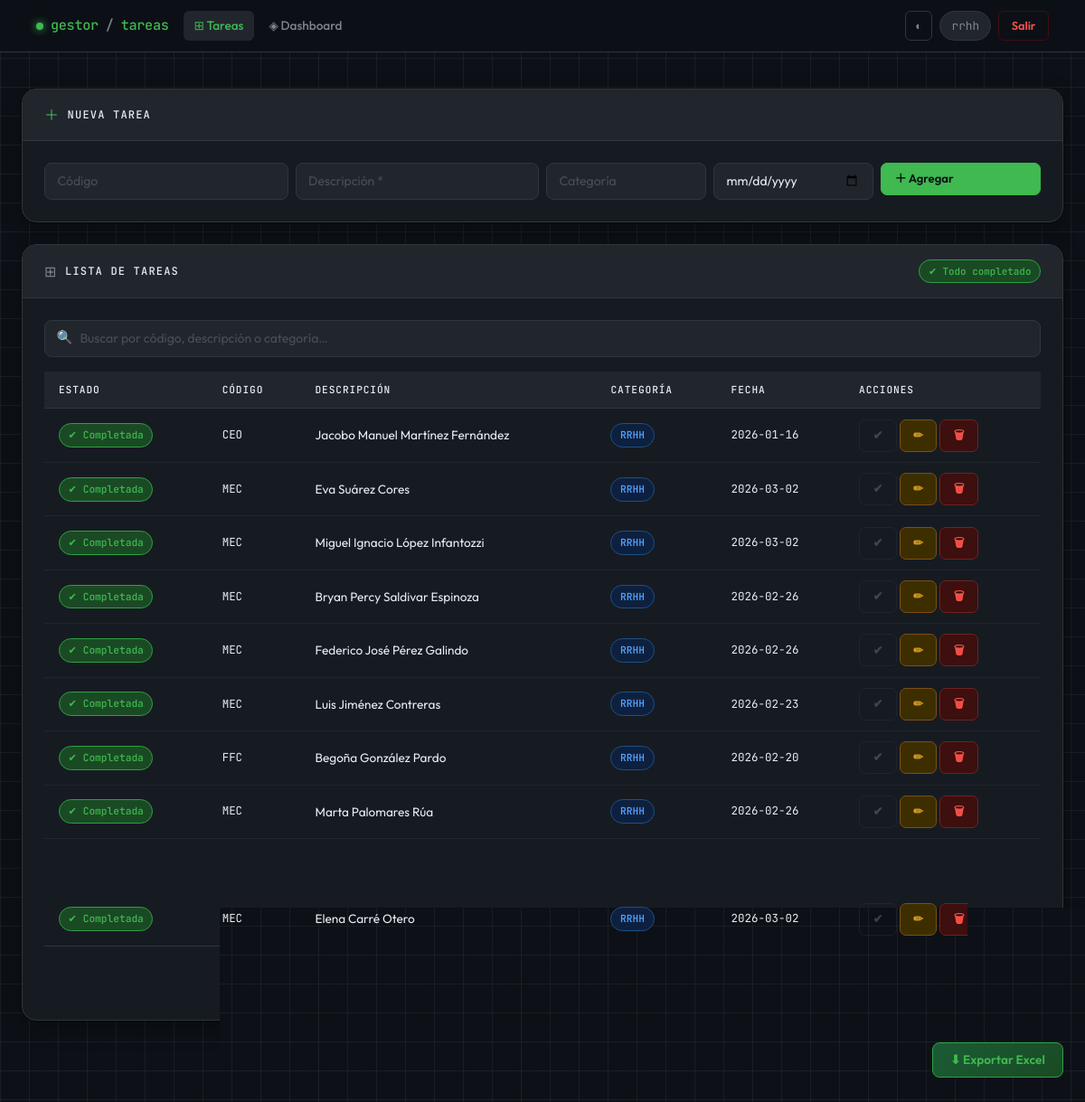
/?page=2 (signed in), run on the app's committed database.
### tables this page shows
CREATE TABLE tareas (
            id INTEGER PRIMARY KEY AUTOINCREMENT,
            descripcion TEXT NOT NULL,
            categoria TEXT,
            fecha TEXT,
            completada INTEGER DEFAULT 0,
            codigo TEXT,
            usuario_id INTEGER,
            FOREIGN KEY (usuario_id) REFERENCES usuarios(id)
        );

### app_web.py (the view)
@app.route("/")
@login_required
def index():
    user_id = session.get("user_id")
    es_admin = session.get("es_admin")
    page = request.args.get('page', 1, type=int)
    per_page = 10
    offset = (page - 1) * per_page
    conn = get_connection()
    cursor = conn.cursor()
    if es_admin == 1:
        cursor.execute("SELECT * FROM tareas ORDER BY id DESC LIMIT ? OFFSET ?", (per_page, offset))
        tareas = cursor.fetchall()
        cursor.execute("SELECT COUNT(*) FROM tareas")
        total_tareas = cursor.fetchone()[0]
    else:
        cursor.execute("SELECT * FROM tareas WHERE usuario_id = ? ORDER BY id DESC LIMIT ? OFFSET ?", (user_id, per_page, offset))
        tareas = cursor.fetchall()
        cursor.execute("SELECT COUNT(*) FROM tareas WHERE usuario_id = ?", (user_id,))
        total_tareas = cursor.fetchone()[0]
    conn.close()
    total_pages = (total_tareas + per_page - 1) // per_page if total_tareas > 0 else 1
    return render_template("index.html",
                           tareas=tareas,
                           page=page,
                           total_pages=total_pages)

### app_web.py (called while the page is built)
def get_connection():
    conn = sqlite3.connect(DB_NAME)
    conn.row_factory = sqlite3.Row
    return conn

def login_required(f):
    @wraps(f)
    def decorated_function(*args, **kwargs):
        if "user_id" not in session:
            return redirect(url_for("login"))
        return f(*args, **kwargs)
    return decorated_function

### templates/index.html (shortened to what this page needs)
{% extends "base.html" %}
{% block content %}
<div class="gcard mb-4">
  <div class="gcard-header">
    <span style="color:var(--accent)">＋</span>
    <span class="gcard-title">Nueva tarea</span>
  </div>
  <div class="gcard-body">
    <form action="/agregar" method="post">
      <div class="row g-2">
        <div class="col-sm-6 col-md-3">
          <input name="codigo" class="form-control" placeholder="Código" autocomplete="off">
        </div>
        <div class="col-sm-6 col-md-3">
          <input name="descripcion" class="form-control" placeholder="Descripción *" required autocomplete="off">
        </div>
        <div class="col-sm-6 col-md-2">
          <input name="categoria" class="form-control" placeholder="Categoría" autocomplete="off">
        </div>
        <div class="col-sm-6 col-md-2">
          <input name="fecha" type="date" class="form-control">
        </div>
        <div class="col-12 col-md-2">
          <button type="submit" class="btn btn-g-primary w-100">＋ Agregar</button>
        </div>
      </div>
    </form>
  </div>
</div>
<div class="gcard">
  <div class="gcard-header">
    <span style="color:var(--text-muted)">⊞</span>
    <span class="gcard-title">Lista de tareas</span>
    <span id="cnt-badge" class="badge-g badge-pending ms-auto" style="font-size:.68rem;"></span>
  </div>
  <div class="gcard-body pb-0">
    <div class="search-wrap mb-3">
      <span class="search-icon">🔍</span>
      <input type="text" id="buscador" class="form-control"
             placeholder="Buscar por código, descripción o categoría…">
    </div>
    <div class="table-responsive">
      <table class="gtable">
        <thead>
          <tr>
            <th>Estado</th>
            <th>Código</th>
            <th>Descripción</th>
            <th>Categoría</th>
            <th>Fecha</th>
            <th>Acciones</th>
          </tr>
        </thead>
        <tbody>
          {% for t in tareas %}
          <tr class="{{ 'row-done' if t[4]==1 else '' }}"
              data-search="{{ (t[5] or '') }} {{ t[1] }} {{ (t[2] or '') }}"
              style="animation-delay:{{ loop.index0 * 25 }}ms; animation: fadeUp .25s ease both;">
            <td data-label="Estado">
              {% if t[4]==1 %}
                <span class="badge-g badge-done">✔ Completada</span>
              {% else %}
                <span class="badge-g badge-pending">● Pendiente</span>
              {% endif %}
            </td>
            <td data-label="Código" style="font-family:var(--mono); font-size:.78rem;">
              {{ t[5] if t[5] else '—' }}
            </td>
            <td data-label="Descripción">{{ t[1] }}</td>
            <td data-label="Categoría">
              <span class="badge-g badge-cat">{{ t[2] if t[2] else 'General' }}</span>
            </td>
            <td data-label="Fecha" style="font-family:var(--mono); font-size:.78rem; white-space:nowrap;">
              {{ t[3] if t[3] else '—' }}
            </td>
            <td data-label="Acciones" style="white-space:nowrap;">
              {% if t[4]==0 %}
                <a href="/completar/{{ t[0] }}" class="btn btn-g-success btn-sm">✔</a>
              {% else %}
                <span class="btn btn-g-ghost btn-sm" style="cursor:default; opacity:.4;">✔</span>
              {% endif %}
              <a href="/editar/{{ t[0] }}" class="btn btn-g-warning btn-sm">✏</a>
              <a href="/eliminar/{{ t[0] }}" class="btn btn-g-danger btn-sm"
                 onclick="return confirm('¿Eliminar esta tarea? No se puede deshacer.')">🗑</a>
            </td>
          </tr>
          {% endfor %}
        </tbody>
      </table>
    </div>
    {% if total_pages > 1 %}
    <div class="py-3 border-top" style="border-color:var(--border)!important;">
      <ul class="gpagination">
        <li class="{{ 'disabled' if page <= 1 else '' }}">
          <a class="gpage-link" href="?page={{ page-1 }}">← Ant</a>
        </li>
        {% for p in range(1, total_pages+1) %}
        <li class="{{ 'active' if p==page else '' }}">
          <a class="gpage-link" href="?page={{ p }}">{{ p }}</a>
        </li>
        {% endfor %}
        <li class="{{ 'disabled' if page >= total_pages else '' }}">
          <a class="gpage-link" href="?page={{ page+1 }}">Sig →</a>
        </li>
      </ul>
    </div>
    {% endif %}
  </div>
</div>
{% endblock %}

### data on the page
tareas: completada "✔ Completada", codigo "CEO", descripcion "Jacobo Manuel Martínez Fernández", categoria "RRHH", fecha "2026-01-16"
tareas: completada "✔ Completada", codigo "MEC", descripcion "Eva Suárez Cores", categoria "RRHH", fecha "2026-03-02"
tareas: completada "✔ Completada", codigo "MEC", descripcion "Miguel Ignacio López Infantozzi", categoria "RRHH", fecha "2026-03-02"
tareas: completada "✔ Completada", codigo "MEC", descripcion "Bryan Percy Saldivar Espinoza", categoria "RRHH", fecha "2026-02-26"
tareas: completada "✔ Completada", codigo "MEC", descripcion "Federico José Pérez Galindo", categoria "RRHH", fecha "2026-02-26"
tareas: completada "✔ Completada", codigo "MEC", descripcion "Luis Jiménez Contreras", categoria "RRHH", fecha "2026-02-23"
tareas: completada "✔ Completada", codigo "FFC", descripcion "Begoña González Pardo", categoria "RRHH", fecha "2026-02-20"
tareas: completada "✔ Completada", codigo "MEC", descripcion "Marta Palomares Rúa", categoria "RRHH", fecha "2026-02-26"
tareas: completada "✔ Completada", codigo "MEC", descripcion "Elena Carré Otero", categoria "RRHH", fecha "2026-03-02"

### other printed values
{{ session.get('user', '') }} "rrhh"
